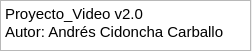
<?xml version="1.0" encoding="UTF-8"?>
<ui version="4.0">
 <class>AcercaDe</class>
 <widget class="QDialog" name="AcercaDe">
  <property name="geometry">
   <rect>
    <x>0</x>
    <y>0</y>
    <width>252</width>
    <height>51</height>
   </rect>
  </property>
  <property name="windowTitle">
   <string>Acerca De...</string>
  </property>
  <widget class="QTextBrowser" name="textBrowser">
   <property name="geometry">
    <rect>
     <x>0</x>
     <y>0</y>
     <width>251</width>
     <height>51</height>
    </rect>
   </property>
   <property name="html">
    <string>&lt;!DOCTYPE HTML PUBLIC &quot;-//W3C//DTD HTML 4.0//EN&quot; &quot;http://www.w3.org/TR/REC-html40/strict.dtd&quot;&gt;
&lt;html&gt;&lt;head&gt;&lt;meta name=&quot;qrichtext&quot; content=&quot;1&quot; /&gt;&lt;style type=&quot;text/css&quot;&gt;
p, li { white-space: pre-wrap; }
&lt;/style&gt;&lt;/head&gt;&lt;body style=&quot; font-family:'Ubuntu'; font-size:11pt; font-weight:400; font-style:normal;&quot;&gt;
&lt;p style=&quot; margin-top:0px; margin-bottom:0px; margin-left:0px; margin-right:0px; -qt-block-indent:0; text-indent:0px;&quot;&gt;Proyecto_Video v2.0&lt;/p&gt;
&lt;p style=&quot; margin-top:0px; margin-bottom:0px; margin-left:0px; margin-right:0px; -qt-block-indent:0; text-indent:0px;&quot;&gt;Autor: Andrés Cidoncha Carballo&lt;/p&gt;&lt;/body&gt;&lt;/html&gt;</string>
   </property>
  </widget>
 </widget>
 <resources/>
 <connections/>
</ui>
